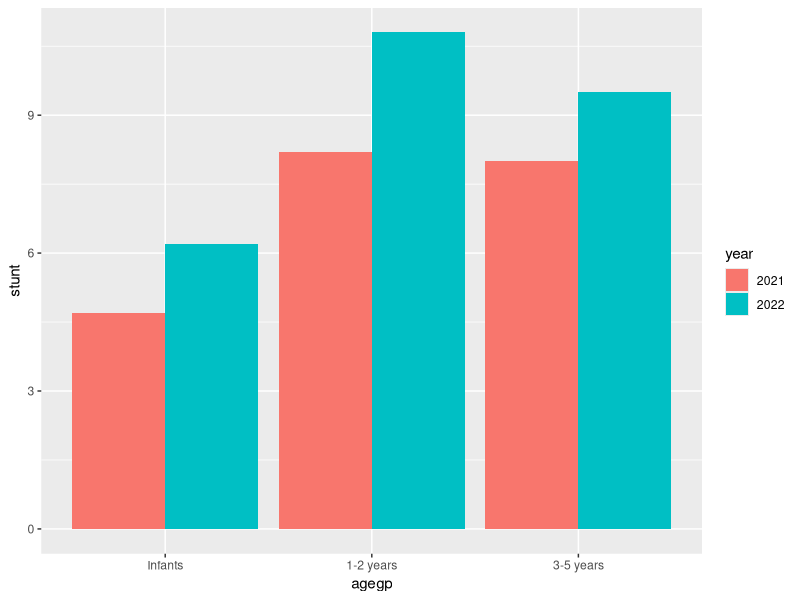
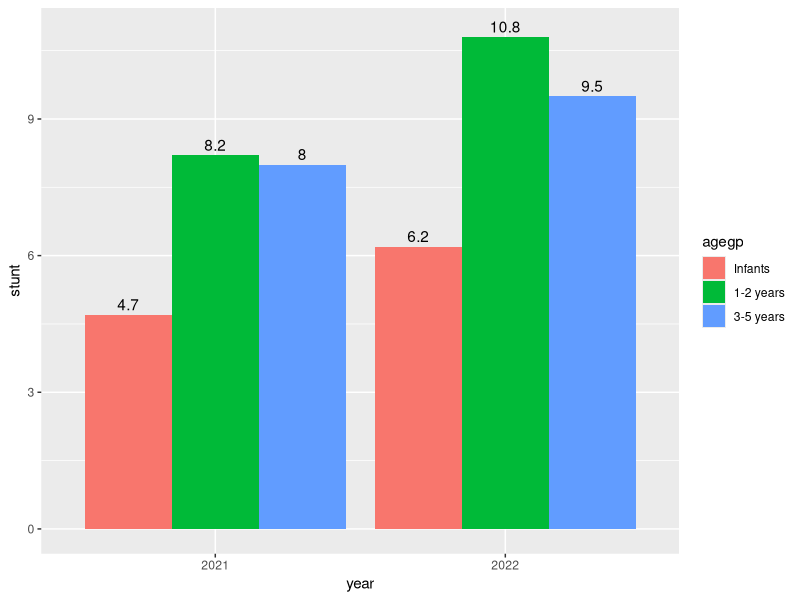
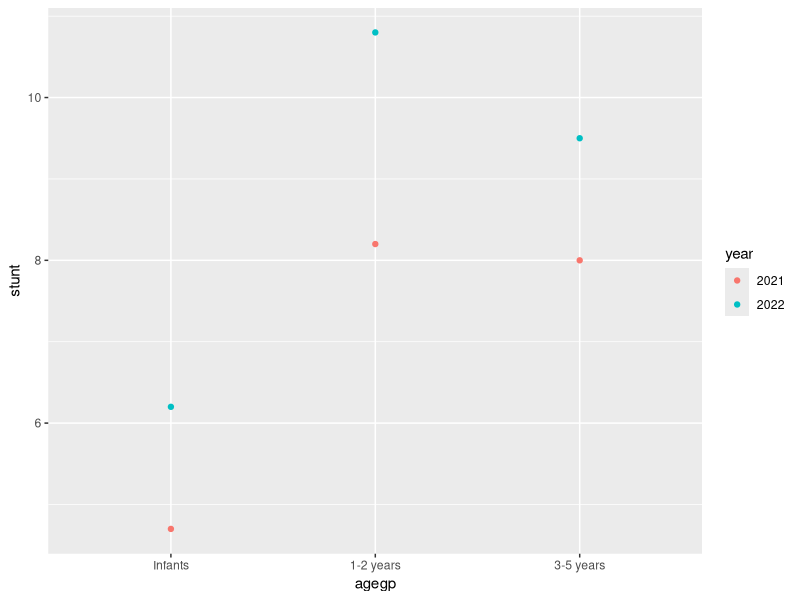
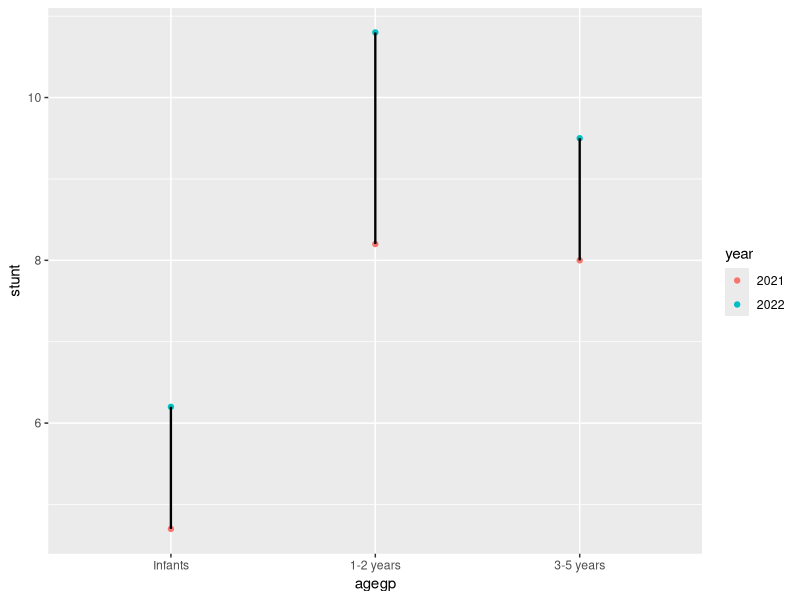

These charts were generated, in order, by the following R code: (Note: this script raises an error after producing the figures.)

library(tidyverse)
ntmnth_age <- tribble(
  ~agegp, ~year, ~stunt, ~waste, ~underwt,
  "Infants", 2022, 6.2, 5.8, 9.7,
  "1-2 years", 2022, 10.8, 8.5, 13.8,
  "3-5 years", 2022, 9.5, 12.0, 17.5,
  "Infants", 2021, 4.7, 4.7, 7.2,
  "1-2 years", 2021, 8.2, 6.9, 10.4,
  "3-5 years", 2021, 8.0, 9.7, 14.4
)

ntmnth_age <- ntmnth_age %>% mutate(agegp = factor(agegp)) %>% 
  mutate(agegp=fct_relevel(agegp,c("Infants", "1-2 years", "3-5 years"))) 
ntmnth_age <- ntmnth_age %>% mutate(year = factor(year))

p1 <- ntmnth_age %>%  
  ggplot(mapping = aes(x = agegp, y = stunt, fill = year)) 
p1 + geom_bar(stat = "identity", position = position_dodge()) 
       
p2 <- ggplot(data = ntmnth_age, mapping = aes(x = year, y = stunt, fill = agegp)) 
p2 + geom_bar(stat = "identity", position = position_dodge())+
  geom_text(
    aes(label = format(stunt, digits = 4), y = stunt + 0.1),
    parse = TRUE,
    position = position_dodge(0.9),
    vjust = 0
  )

stw <- ntmnth_age %>% select(agegp, year, stunt) %>% 
  pivot_wider(names_from = year, values_from = stunt, names_prefix = "y")

p_stunt <- ggplot(stw) +
  geom_segment( aes(x=agegp, xend=agegp, y=y2021, yend=y2022), color="black", linewidth = .8) +
  geom_point( aes(x=agegp, y=y2021), color="green", size=3 ) +
  geom_point( aes(x=agegp, y=y2022), color="maroon", size=3 ) +
  ylim(4,12) +
  coord_flip()+
  theme_minimal(base_size = 16) +
  xlab("") +
  ylab("Stunting %")


wtw <- ntmnth_age %>% select(agegp, year, waste) %>% 
  pivot_wider(names_from = year, values_from = waste, names_prefix = "y")

p_waste <- ggplot(wtw) +
  geom_segment( aes(x=agegp, xend=agegp, y=y2021, yend=y2022), color="black", linewidth = .8) +
  geom_point( aes(x=agegp, y=y2021), color="green", size=3 ) +
  geom_point( aes(x=agegp, y=y2022), color="maroon", size=3 ) +
  ylim(4,13) +
  coord_flip()+
  #theme_minimal(base_size = 16) +
  xlab("") +
  ylab("Wasting %")

utw <- ntmnth_age %>% select(agegp, year, underwt) %>% 
  pivot_wider(names_from = year, values_from = underwt, names_prefix = "y")

p_under <- ggplot(utw) +
  geom_segment( aes(x=agegp, xend=agegp, y=y2021, yend=y2022), color="black", linewidth = .8) +
  geom_point( aes(x=agegp, y=y2021), color="green", size=3 ) +
  geom_point( aes(x=agegp, y=y2022), color="maroon", size=3 ) +
  ylim(5, 20) +
  coord_flip()+
  theme_minimal(base_size = 16) +
  xlab("") +
  ylab("Underweight %")


#
ggplot(data = ntmnth_age, aes(x = agegp, y = stunt, colour = year)) + geom_point()

ggplot(data = ntmnth_age, aes(x = agegp, y = stunt, colour = year)) + 
  geom_point() +
  geom_segment(data = stw, aes(x=agegp, xend=agegp, y=y2021, yend=y2022), color="black", linewidth = .8)  


################


ggplot(stw) +
  geom_segment( aes(x=agegp, xend=agegp, y=y2021, yend=y2022), color="grey") +
  geom_point( aes(x=agegp, y=y2021), color=rgb(0.2,0.7,0.1,0.5), size=3 ) +
  geom_point( aes(x=agegp, y=y2022), color=rgb(0.7,0.2,0.1,0.5), size=3 ) +
  coord_flip()+
  theme_ipsum() +
  theme(
    legend.position = "none",
  ) +
  xlab("") +
  ylab("Stunting %")
